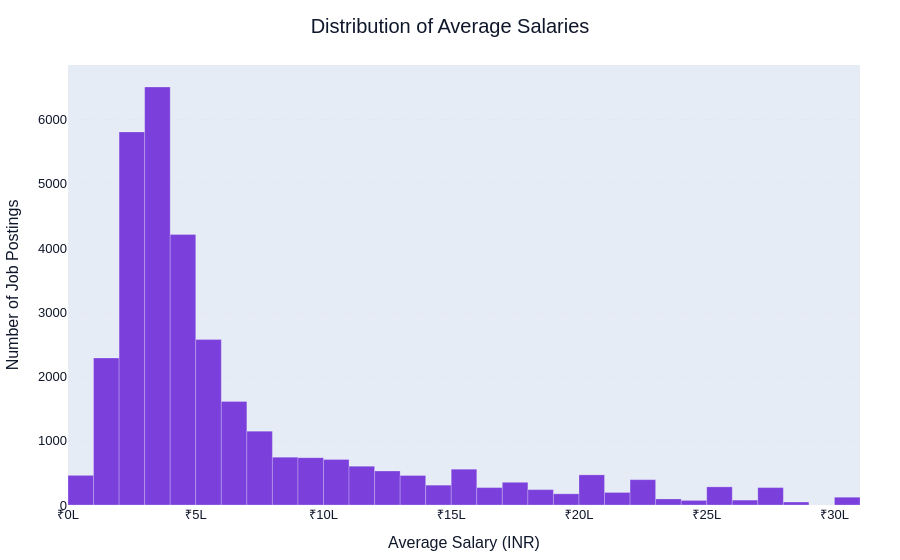

This figure's notebook cell:
### Markdown cell above
#### Chart 1. Salary Distribution

### Code cell
fig = px.histogram(
    salary_df,
    x="averageSalary",
    nbins=35,
    title="Distribution of Average Salaries",
    opacity=0.88,
    color_discrete_sequence=[PRIMARY]
)

# Salary axis in Lakhs
max_salary = salary_df["averageSalary"].max()

tick_step = 500000
tick_vals = np.arange(0, max_salary + tick_step, tick_step)
tick_text = [f"₹{int(x/100000)}L" for x in tick_vals]

fig.update_xaxes(
    title="Average Salary (INR)",
    tickmode="array",
    tickvals=tick_vals,
    ticktext=tick_text
)

fig.update_yaxes(
    title="Number of Job Postings"
)

fig.update_traces(
    marker=dict(
        line=dict(
            color="rgba(255,255,255,0.35)",
            width=0.7
        )
    ),
    hovertemplate=(
        "<b>Average Salary</b><br>"
        "₹%{x:,.0f}<br><br>"
        "<b>Job Postings</b><br>"
        "%{y:,}"
        "<extra></extra>"
    )
)

fig = style_plot(fig)

fig.show()

### Figure 1 — Plotly figure (JSON) as saved in the notebook; plotly's stock layout.template omitted (floating-point values rounded to 4 significant figures; data arrays with more than 128 entries replaced by an {"elided": "..."} marker saying what was removed)
{"data": [{"bingroup": "x", "hovertemplate": "<b>Average Salary</b><br>₹%{x:,.0f}<br><br><b>Job Postings</b><br>%{y:,}<extra></extra>", "legendgroup": "", "marker": {"color": "#6D28D9", "line": {"color": "rgba(255,255,255,0.35)", "width": 0.7}, "opacity": 0.88, "pattern": {"shape": ""}}, "name": "", "nbinsx": 35, "orientation": "v", "showlegend": false, "type": "histogram", "x": {"elided": "32315 float values"}, "xaxis": "x", "yaxis": "y"}], "layout": {"barmode": "relative", "font": {"color": "#0F172A", "family": "Arial", "size": 13}, "hovermode": "x unified", "legend": {"bgcolor": "rgba(0,0,0,0)", "borderwidth": 0, "tracegroupgap": 0}, "margin": {"b": 35, "l": 40, "r": 40, "t": 65}, "title": {"font": {"family": "Arial", "size": 20}, "text": "Distribution of Average Salaries", "x": 0.5, "xanchor": "center"}, "xaxis": {"anchor": "y", "domain": [0, 1], "showgrid": false, "showline": false, "tickmode": "array", "ticktext": ["₹0L", "₹5L", "₹10L", "₹15L", "₹20L", "₹25L", "₹30L"], "tickvals": [0.0, 500000.0, 1000000.0, 1500000.0, 2000000.0, 2500000.0, 3000000.0], "title": {"text": "Average Salary (INR)"}, "zeroline": false}, "yaxis": {"anchor": "x", "domain": [0, 1], "gridcolor": "#E2E8F0", "griddash": "dot", "gridwidth": 0.8, "showgrid": true, "showline": false, "title": {"text": "Number of Job Postings"}, "zeroline": false}}}
